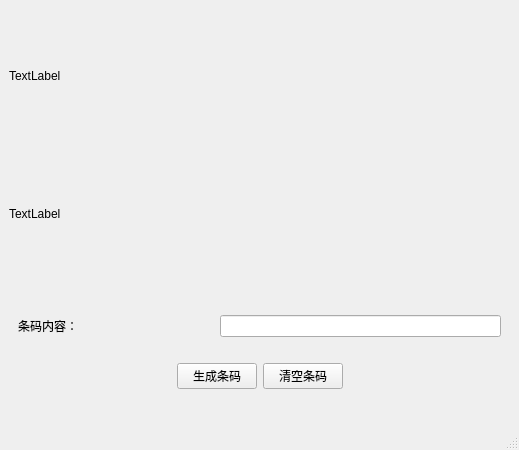
<?xml version="1.0" encoding="UTF-8"?>
<ui version="4.0">
 <class>MainWindow</class>
 <widget class="QMainWindow" name="MainWindow">
  <property name="geometry">
   <rect>
    <x>0</x>
    <y>0</y>
    <width>519</width>
    <height>450</height>
   </rect>
  </property>
  <property name="windowTitle">
   <string>MainWindow</string>
  </property>
  <widget class="QWidget" name="centralwidget">
   <layout class="QGridLayout" name="gridLayout_2">
    <item row="0" column="0">
     <widget class="QLabel" name="labelCode">
      <property name="text">
       <string>TextLabel</string>
      </property>
     </widget>
    </item>
    <item row="1" column="0">
     <widget class="QLabel" name="labelText">
      <property name="text">
       <string>TextLabel</string>
      </property>
     </widget>
    </item>
    <item row="2" column="0">
     <widget class="QWidget" name="widget" native="true">
      <layout class="QGridLayout" name="gridLayout">
       <item row="0" column="0" colspan="2">
        <widget class="QLabel" name="label3">
         <property name="text">
          <string>条码内容：</string>
         </property>
        </widget>
       </item>
       <item row="1" column="0">
        <spacer name="horizontalSpacer1">
         <property name="orientation">
          <enum>Qt::Horizontal</enum>
         </property>
         <property name="sizeHint" stdset="0">
          <size>
           <width>129</width>
           <height>20</height>
          </size>
         </property>
        </spacer>
       </item>
       <item row="1" column="1" colspan="2">
        <widget class="QPushButton" name="btnCode">
         <property name="text">
          <string>生成条码</string>
         </property>
        </widget>
       </item>
       <item row="1" column="3">
        <widget class="QPushButton" name="btnClear">
         <property name="text">
          <string>清空条码</string>
         </property>
        </widget>
       </item>
       <item row="1" column="4">
        <spacer name="horizontalSpacer2">
         <property name="orientation">
          <enum>Qt::Horizontal</enum>
         </property>
         <property name="sizeHint" stdset="0">
          <size>
           <width>128</width>
           <height>20</height>
          </size>
         </property>
        </spacer>
       </item>
       <item row="0" column="2" colspan="3">
        <widget class="QLineEdit" name="lineEdit"/>
       </item>
      </layout>
     </widget>
    </item>
   </layout>
  </widget>
  <widget class="QMenuBar" name="menubar">
   <property name="geometry">
    <rect>
     <x>0</x>
     <y>0</y>
     <width>519</width>
     <height>24</height>
    </rect>
   </property>
  </widget>
  <widget class="QStatusBar" name="statusbar"/>
 </widget>
 <resources/>
 <connections/>
</ui>
